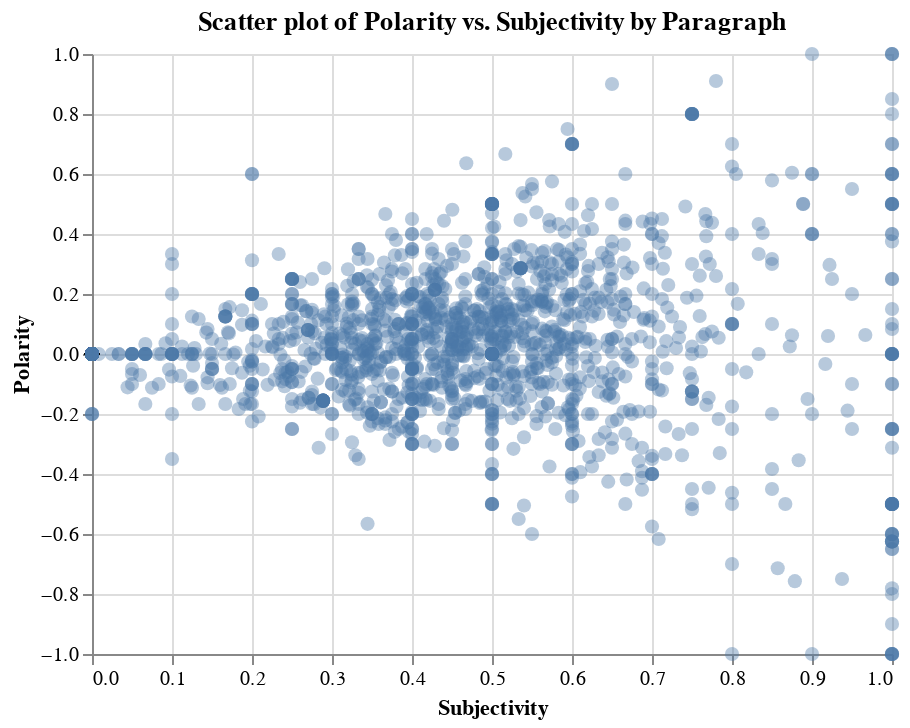

The code cell stored with this chart in its notebook:
### Code cell
# plot
alt.Chart(df_sent).mark_circle(opacity=.4, size=50).encode(
    alt.X('subjectivity:Q', title="Subjectivity"),
    alt.Y('polarity:Q', title="Polarity"),
    tooltip=['paragraph','polarity','subjectivity']
).properties(
    title="Scatter plot of Polarity vs. Subjectivity by Paragraph"
)
# Polarity score are a float within the range -1.0 (negative) to 
# 1.0 (positive), and subjectivity from 0.0 to 1.0

### Figure 1 — Vega-Lite specification as saved in the notebook (floating-point values rounded to 4 significant figures; data arrays with more than 128 entries replaced by an {"elided": "..."} marker saying what was removed)
{"$schema": "https://vega.github.io/schema/vega-lite/v4.17.0.json", "config": {"view": {"continuousHeight": 300, "continuousWidth": 400}}, "data": {"name": "data-8e7e9d46f946723a8deedd478aad1e45"}, "datasets": {"data-8e7e9d46f946723a8deedd478aad1e45": {"elided": "1813 records"}}, "encoding": {"tooltip": [{"field": "paragraph", "type": "nominal"}, {"field": "polarity", "type": "quantitative"}, {"field": "subjectivity", "type": "quantitative"}], "x": {"field": "subjectivity", "title": "Subjectivity", "type": "quantitative"}, "y": {"field": "polarity", "title": "Polarity", "type": "quantitative"}}, "mark": {"opacity": 0.4, "size": 50, "type": "circle"}, "title": "Scatter plot of Polarity vs. Subjectivity by Paragraph"}
